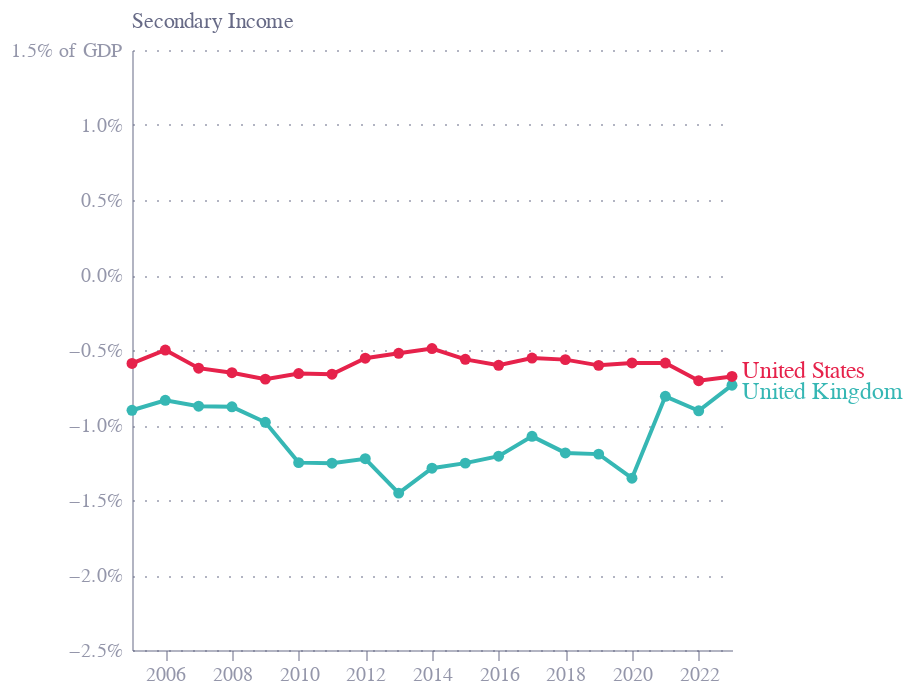

The notebook cell saved with this chart:
### Code cell
secondary_chart.properties(
    title=alt.TitleParams(
        text="Secondary Income",
        color="#676A86",
        fontWeight="normal",
        anchor="start",
        frame="group",
        fontSize=11,
        dx=0,
    )
)

### Figure 1 — Vega-Lite specification as saved in the notebook (floating-point values rounded to 4 significant figures)
{"config": {"font": "Circular Std", "mark": {"line": {"interpolate": "monotone"}}, "view": {"stroke": "transparent", "width": 400, "height": 300}, "range": {"category": ["#36B7B4", "#E6224B", "#F4C245", "#0063AF", "#00A767", "#179FDB", "#EB5C2E"], "diverging": ["#E6224B", "#E54753", "#C9C9C9", "#179FDB", "#122B39"], "heatmap": ["#C9C9C9", "#179FDB", "#0063AF", "#122B39"], "ordinal": ["#00A767", "#36B7B4", "#179FDB", "#0063AF", "#243B5A"]}, "axisX": {"domainColor": "#676A86", "domainOpacity": 0.5, "grid": false, "labelAngle": 0, "labelColor": "#676A86", "labelOpacity": 0.7, "orient": "bottom", "tickColor": "#676A86", "tickCount": 10, "tickOpacity": 0.5, "title": false, "titleAlign": "center", "titleAnchor": "middle", "titleColor": "#676A86", "titleFontSize": 12, "titleOpacity": 0.8, "titleY": -15}, "axisY": {"domainColor": "#676A86", "domainOpacity": 0.5, "gridColor": "#676A86", "gridDash": [1, 5], "gridOpacity": 0.5, "labelColor": "#676A86", "labelOpacity": 0.7, "labelPadding": 5, "tickColor": "#676A86", "tickCount": 8, "tickOpacity": 0.5, "ticks": false, "titleAlign": "left", "titleAngle": 0, "titleBaseline": "bottom", "titleColor": "#676A86", "titleFontSize": 12, "titleOpacity": 0.8, "titleX": 0, "titleY": -7}}, "layer": [{"mark": {"type": "line", "point": true}, "encoding": {"color": {"field": "COUNTRY", "title": "Country", "type": "nominal"}, "tooltip": [{"field": "COUNTRY", "type": "nominal"}, {"field": "TIME_PERIOD", "type": "temporal"}, {"field": "Pct of GDP", "format": ".2%", "type": "quantitative"}], "x": {"field": "TIME_PERIOD", "title": "", "type": "temporal"}, "y": {"axis": {"format": ",.1%", "labelExpr": "datum.label + (datum.value == 0.015 ? ' of GDP ' : '')"}, "field": "Pct of GDP", "scale": {"domain": [-0.025, 0.015]}, "title": "", "type": "quantitative"}}, "transform": [{"filter": "(datum.Account === 'Secondary income')"}]}, {"mark": {"type": "text", "align": "left", "baseline": "middle", "dx": 5, "dy": {"expr": "datum.COUNTRY == 'United States' ? -3 : 3"}, "fontSize": 12, "fontWeight": "normal"}, "encoding": {"color": {"field": "COUNTRY", "legend": null, "title": "Country", "type": "nominal"}, "text": {"field": "end_label", "type": "nominal"}, "x": {"field": "TIME_PERIOD", "type": "temporal"}, "y": {"field": "Pct of GDP", "type": "quantitative"}}, "transform": [{"filter": "datum.end_label != '' & datum.Account == 'Secondary income'"}]}], "data": {"name": "data-6fed56eb2dbb23e78f7623db39b368af"}, "height": 300, "title": {"text": "Secondary Income", "anchor": "start", "color": "#676A86", "dx": 0, "fontSize": 11, "fontWeight": "normal", "frame": "group"}, "width": 300, "$schema": "https://vega.github.io/schema/vega-lite/v5.20.1.json", "datasets": {"data-6fed56eb2dbb23e78f7623db39b368af": [{"COUNTRY": "United Kingdom", "TIME_PERIOD": "2005-01-01T00:00:00", "Account": "Primary income", "Credit": 363800000000.0, "Debit": 336900000000.0, "Net": 26900000000.0, "GDP": 2543000000000.0, "Pct of GDP": 0.01058, "end_label": ""}, {"COUNTRY": "United Kingdom", "TIME_PERIOD": "2005-01-01T00:00:00", "Account": "Secondary income", "Credit": 35720000000.0, "Debit": 58650000000.0, "Net": -22930000000.0, "GDP": 2543000000000.0, "Pct of GDP": -0.009018, "end_label": ""}, {"COUNTRY": "United Kingdom", "TIME_PERIOD": "2006-01-01T00:00:00", "Account": "Primary income", "Credit": 474600000000.0, "Debit": 485600000000.0, "Net": -10970000000.0, "GDP": 2708000000000.0, "Pct of GDP": -0.004051, "end_label": ""}, {"COUNTRY": "United Kingdom", "TIME_PERIOD": "2006-01-01T00:00:00", "Account": "Secondary income", "Credit": 38720000000.0, "Debit": 61350000000.0, "Net": -22630000000.0, "GDP": 2708000000000.0, "Pct of GDP": -0.008356, "end_label": ""}, {"COUNTRY": "United Kingdom", "TIME_PERIOD": "2007-01-01T00:00:00", "Account": "Primary income", "Credit": 639500000000.0, "Debit": 667800000000.0, "Net": -28350000000.0, "GDP": 3091000000000.0, "Pct of GDP": -0.009174, "end_label": ""}, {"COUNTRY": "United Kingdom", "TIME_PERIOD": "2007-01-01T00:00:00", "Account": "Secondary income", "Credit": 33810000000.0, "Debit": 60840000000.0, "Net": -27030000000.0, "GDP": 3091000000000.0, "Pct of GDP": -0.008746, "end_label": ""}, {"COUNTRY": "United Kingdom", "TIME_PERIOD": "2008-01-01T00:00:00", "Account": "Primary income", "Credit": 564300000000.0, "Debit": 600200000000.0, "Net": -35920000000.0, "GDP": 2929000000000.0, "Pct of GDP": -0.01226, "end_label": ""}, {"COUNTRY": "United Kingdom", "TIME_PERIOD": "2008-01-01T00:00:00", "Account": "Secondary income", "Credit": 40400000000.0, "Debit": 66150000000.0, "Net": -25750000000.0, "GDP": 2929000000000.0, "Pct of GDP": -0.008789, "end_label": ""}, {"COUNTRY": "United Kingdom", "TIME_PERIOD": "2009-01-01T00:00:00", "Account": "Primary income", "Credit": 286700000000.0, "Debit": 306100000000.0, "Net": -19460000000.0, "GDP": 2413000000000.0, "Pct of GDP": -0.008065, "end_label": ""}, {"COUNTRY": "United Kingdom", "TIME_PERIOD": "2009-01-01T00:00:00", "Account": "Secondary income", "Credit": 32610000000.0, "Debit": 56300000000.0, "Net": -23690000000.0, "GDP": 2413000000000.0, "Pct of GDP": -0.009819, "end_label": ""}, {"COUNTRY": "United Kingdom", "TIME_PERIOD": "2010-01-01T00:00:00", "Account": "Primary income", "Credit": 280100000000.0, "Debit": 279000000000.0, "Net": 1131000000.0, "GDP": 2485000000000.0, "Pct of GDP": 0.0004551, "end_label": ""}, {"COUNTRY": "United Kingdom", "TIME_PERIOD": "2010-01-01T00:00:00", "Account": "Secondary income", "Credit": 30760000000.0, "Debit": 61860000000.0, "Net": -31090000000.0, "GDP": 2485000000000.0, "Pct of GDP": -0.01251, "end_label": ""}, {"COUNTRY": "United Kingdom", "TIME_PERIOD": "2011-01-01T00:00:00", "Account": "Primary income", "Credit": 333000000000.0, "Debit": 321900000000.0, "Net": 11190000000.0, "GDP": 2664000000000.0, "Pct of GDP": 0.004199, "end_label": ""}, {"COUNTRY": "United Kingdom", "TIME_PERIOD": "2011-01-01T00:00:00", "Account": "Secondary income", "Credit": 33150000000.0, "Debit": 66570000000.0, "Net": -33420000000.0, "GDP": 2664000000000.0, "Pct of GDP": -0.01255, "end_label": ""}, {"COUNTRY": "United Kingdom", "TIME_PERIOD": "2012-01-01T00:00:00", "Account": "Primary income", "Credit": 279300000000.0, "Debit": 304500000000.0, "Net": -25230000000.0, "GDP": 2707000000000.0, "Pct of GDP": -0.00932, "end_label": ""}, {"COUNTRY": "United Kingdom", "TIME_PERIOD": "2012-01-01T00:00:00", "Account": "Secondary income", "Credit": 35780000000.0, "Debit": 68940000000.0, "Net": -33160000000.0, "GDP": 2707000000000.0, "Pct of GDP": -0.01225, "end_label": ""}, {"COUNTRY": "United Kingdom", "TIME_PERIOD": "2013-01-01T00:00:00", "Account": "Primary income", "Credit": 256500000000.0, "Debit": 305700000000.0, "Net": -49240000000.0, "GDP": 2785000000000.0, "Pct of GDP": -0.01768, "end_label": ""}, {"COUNTRY": "United Kingdom", "TIME_PERIOD": "2013-01-01T00:00:00", "Account": "Secondary income", "Credit": 40220000000.0, "Debit": 80710000000.0, "Net": -40490000000.0, "GDP": 2785000000000.0, "Pct of GDP": -0.01454, "end_label": ""}, {"COUNTRY": "United Kingdom", "TIME_PERIOD": "2014-01-01T00:00:00", "Account": "Primary income", "Credit": 244700000000.0, "Debit": 299500000000.0, "Net": -54750000000.0, "GDP": 3065000000000.0, "Pct of GDP": -0.01787, "end_label": ""}, {"COUNTRY": "United Kingdom", "TIME_PERIOD": "2014-01-01T00:00:00", "Account": "Secondary income", "Credit": 43100000000.0, "Debit": 82570000000.0, "Net": -39470000000.0, "GDP": 3065000000000.0, "Pct of GDP": -0.01288, "end_label": ""}, {"COUNTRY": "United Kingdom", "TIME_PERIOD": "2015-01-01T00:00:00", "Account": "Primary income", "Credit": 209500000000.0, "Debit": 273200000000.0, "Net": -63690000000.0, "GDP": 2928000000000.0, "Pct of GDP": -0.02175, "end_label": ""}, {"COUNTRY": "United Kingdom", "TIME_PERIOD": "2015-01-01T00:00:00", "Account": "Secondary income", "Credit": 38480000000.0, "Debit": 75200000000.0, "Net": -36720000000.0, "GDP": 2928000000000.0, "Pct of GDP": -0.01254, "end_label": ""}, {"COUNTRY": "United Kingdom", "TIME_PERIOD": "2016-01-01T00:00:00", "Account": "Primary income", "Credit": 189300000000.0, "Debit": 253900000000.0, "Net": -64590000000.0, "GDP": 2689000000000.0, "Pct of GDP": -0.02402, "end_label": ""}, {"COUNTRY": "United Kingdom", "TIME_PERIOD": "2016-01-01T00:00:00", "Account": "Secondary income", "Credit": 38430000000.0, "Debit": 70910000000.0, "Net": -32480000000.0, "GDP": 2689000000000.0, "Pct of GDP": -0.01208, "end_label": ""}, {"COUNTRY": "United Kingdom", "TIME_PERIOD": "2017-01-01T00:00:00", "Account": "Primary income", "Credit": 245200000000.0, "Debit": 274200000000.0, "Net": -28990000000.0, "GDP": 2680000000000.0, "Pct of GDP": -0.01082, "end_label": ""}, {"COUNTRY": "United Kingdom", "TIME_PERIOD": "2017-01-01T00:00:00", "Account": "Secondary income", "Credit": 36540000000.0, "Debit": 65370000000.0, "Net": -28830000000.0, "GDP": 2680000000000.0, "Pct of GDP": -0.01076, "end_label": ""}, {"COUNTRY": "United Kingdom", "TIME_PERIOD": "2018-01-01T00:00:00", "Account": "Primary income", "Credit": 292400000000.0, "Debit": 331300000000.0, "Net": -38980000000.0, "GDP": 2871000000000.0, "Pct of GDP": -0.01358, "end_label": ""}, {"COUNTRY": "United Kingdom", "TIME_PERIOD": "2018-01-01T00:00:00", "Account": "Secondary income", "Credit": 45720000000.0, "Debit": 79770000000.0, "Net": -34050000000.0, "GDP": 2871000000000.0, "Pct of GDP": -0.01186, "end_label": ""}, {"COUNTRY": "United Kingdom", "TIME_PERIOD": "2019-01-01T00:00:00", "Account": "Primary income", "Credit": 291600000000.0, "Debit": 294300000000.0, "Net": -2688000000.0, "GDP": 2851000000000.0, "Pct of GDP": -0.0009426, "end_label": ""}, {"COUNTRY": "United Kingdom", "TIME_PERIOD": "2019-01-01T00:00:00", "Account": "Secondary income", "Credit": 34990000000.0, "Debit": 69030000000.0, "Net": -34050000000.0, "GDP": 2851000000000.0, "Pct of GDP": -0.01194, "end_label": ""}, {"COUNTRY": "United Kingdom", "TIME_PERIOD": "2020-01-01T00:00:00", "Account": "Primary income", "Credit": 176600000000.0, "Debit": 233700000000.0, "Net": -57100000000.0, "GDP": 2697000000000.0, "Pct of GDP": -0.02117, "end_label": ""}, {"COUNTRY": "United Kingdom", "TIME_PERIOD": "2020-01-01T00:00:00", "Account": "Secondary income", "Credit": 33760000000.0, "Debit": 70290000000.0, "Net": -36530000000.0, "GDP": 2697000000000.0, "Pct of GDP": -0.01354, "end_label": ""}, {"COUNTRY": "United Kingdom", "TIME_PERIOD": "2021-01-01T00:00:00", "Account": "Primary income", "Credit": 293700000000.0, "Debit": 275200000000.0, "Net": 18540000000.0, "GDP": 3143000000000.0, "Pct of GDP": 0.005899, "end_label": ""}, {"COUNTRY": "United Kingdom", "TIME_PERIOD": "2021-01-01T00:00:00", "Account": "Secondary income", "Credit": 37660000000.0, "Debit": 63080000000.0, "Net": -25420000000.0, "GDP": 3143000000000.0, "Pct of GDP": -0.008086, "end_label": ""}, {"COUNTRY": "United Kingdom", "TIME_PERIOD": "2022-01-01T00:00:00", "Account": "Primary income", "Credit": 349900000000.0, "Debit": 333800000000.0, "Net": 16090000000.0, "GDP": 3114000000000.0, "Pct of GDP": 0.005165, "end_label": ""}, {"COUNTRY": "United Kingdom", "TIME_PERIOD": "2022-01-01T00:00:00", "Account": "Secondary income", "Credit": 36700000000.0, "Debit": 64880000000.0, "Net": -28190000000.0, "GDP": 3114000000000.0, "Pct of GDP": -0.009051, "end_label": ""}, {"COUNTRY": "United Kingdom", "TIME_PERIOD": "2023-01-01T00:00:00", "Account": "Primary income", "Credit": 476700000000.0, "Debit": 499400000000.0, "Net": -22760000000.0, "GDP": 3381000000000.0, "Pct of GDP": -0.006733, "end_label": "United Kingdom"}, {"COUNTRY": "United Kingdom", "TIME_PERIOD": "2023-01-01T00:00:00", "Account": "Secondary income", "Credit": 39230000000.0, "Debit": 64070000000.0, "Net": -24840000000.0, "GDP": 3381000000000.0, "Pct of GDP": -0.007347, "end_label": "United Kingdom"}, {"COUNTRY": "United States", "TIME_PERIOD": "2005-01-01T00:00:00", "Account": "Primary income", "Credit": 536300000000.0, "Debit": 492100000000.0, "Net": 44180000000.0, "GDP": 13040000000000.0, "Pct of GDP": 0.003389, "end_label": ""}, {"COUNTRY": "United States", "TIME_PERIOD": "2005-01-01T00:00:00", "Account": "Secondary income", "Credit": 65360000000.0, "Debit": 142200000000.0, "Net": -76880000000.0, "GDP": 13040000000000.0, "Pct of GDP": -0.005896, "end_label": ""}, {"COUNTRY": "United States", "TIME_PERIOD": "2006-01-01T00:00:00", "Account": "Primary income", "Credit": 669900000000.0, "Debit": 653900000000.0, "Net": 15980000000.0, "GDP": 13820000000000.0, "Pct of GDP": 0.001157, "end_label": ""}, {"COUNTRY": "United States", "TIME_PERIOD": "2006-01-01T00:00:00", "Account": "Secondary income", "Credit": 70310000000.0, "Debit": 139400000000.0, "Net": -69090000000.0, "GDP": 13820000000000.0, "Pct of GDP": -0.005001, "end_label": ""}, {"COUNTRY": "United States", "TIME_PERIOD": "2007-01-01T00:00:00", "Account": "Primary income", "Credit": 816900000000.0, "Debit": 752600000000.0, "Net": 64360000000.0, "GDP": 14470000000000.0, "Pct of GDP": 0.004446, "end_label": ""}, {"COUNTRY": "United States", "TIME_PERIOD": "2007-01-01T00:00:00", "Account": "Secondary income", "Credit": 70180000000.0, "Debit": 160100000000.0, "Net": -89910000000.0, "GDP": 14470000000000.0, "Pct of GDP": -0.006212, "end_label": ""}, {"COUNTRY": "United States", "TIME_PERIOD": "2008-01-01T00:00:00", "Account": "Primary income", "Credit": 820200000000.0, "Debit": 708200000000.0, "Net": 112000000000.0, "GDP": 14770000000000.0, "Pct of GDP": 0.007584, "end_label": ""}, {"COUNTRY": "United States", "TIME_PERIOD": "2008-01-01T00:00:00", "Account": "Secondary income", "Credit": 84550000000.0, "Debit": 180700000000.0, "Net": -96190000000.0, "GDP": 14770000000000.0, "Pct of GDP": -0.006513, "end_label": ""}, {"COUNTRY": "United States", "TIME_PERIOD": "2009-01-01T00:00:00", "Account": "Primary income", "Credit": 653200000000.0, "Debit": 537700000000.0, "Net": 115500000000.0, "GDP": 14480000000000.0, "Pct of GDP": 0.00798, "end_label": ""}, {"COUNTRY": "United States", "TIME_PERIOD": "2009-01-01T00:00:00", "Account": "Secondary income", "Credit": 85160000000.0, "Debit": 185700000000.0, "Net": -100500000000.0, "GDP": 14480000000000.0, "Pct of GDP": -0.006941, "end_label": ""}, {"COUNTRY": "United States", "TIME_PERIOD": "2010-01-01T00:00:00", "Account": "Primary income", "Credit": 723200000000.0, "Debit": 553300000000.0, "Net": 169900000000.0, "GDP": 15050000000000.0, "Pct of GDP": 0.01129, "end_label": ""}, {"COUNTRY": "United States", "TIME_PERIOD": "2010-01-01T00:00:00", "Account": "Secondary income", "Credit": 91910000000.0, "Debit": 190700000000.0, "Net": -98840000000.0, "GDP": 15050000000000.0, "Pct of GDP": -0.006568, "end_label": ""}, {"COUNTRY": "United States", "TIME_PERIOD": "2011-01-01T00:00:00", "Account": "Primary income", "Credit": 791500000000.0, "Debit": 589000000000.0, "Net": 202400000000.0, "GDP": 15600000000000.0, "Pct of GDP": 0.01298, "end_label": ""}, {"COUNTRY": "United States", "TIME_PERIOD": "2011-01-01T00:00:00", "Account": "Secondary income", "Credit": 101700000000.0, "Debit": 204900000000.0, "Net": -103200000000.0, "GDP": 15600000000000.0, "Pct of GDP": -0.006616, "end_label": ""}, {"COUNTRY": "United States", "TIME_PERIOD": "2012-01-01T00:00:00", "Account": "Primary income", "Credit": 791700000000.0, "Debit": 593800000000.0, "Net": 197900000000.0, "GDP": 16250000000000.0, "Pct of GDP": 0.01218, "end_label": ""}, {"COUNTRY": "United States", "TIME_PERIOD": "2012-01-01T00:00:00", "Account": "Secondary income", "Credit": 112100000000.0, "Debit": 202200000000.0, "Net": -90130000000.0, "GDP": 16250000000000.0, "Pct of GDP": -0.005545, "end_label": ""}, {"COUNTRY": "United States", "TIME_PERIOD": "2013-01-01T00:00:00", "Account": "Primary income", "Credit": 811600000000.0, "Debit": 616000000000.0, "Net": 195500000000.0, "GDP": 16880000000000.0, "Pct of GDP": 0.01158, "end_label": ""}, {"COUNTRY": "United States", "TIME_PERIOD": "2013-01-01T00:00:00", "Account": "Secondary income", "Credit": 125800000000.0, "Debit": 213900000000.0, "Net": -88120000000.0, "GDP": 16880000000000.0, "Pct of GDP": -0.00522, "end_label": ""}, {"COUNTRY": "United States", "TIME_PERIOD": "2014-01-01T00:00:00", "Account": "Primary income", "Credit": 845900000000.0, "Debit": 645600000000.0, "Net": 200300000000.0, "GDP": 17610000000000.0, "Pct of GDP": 0.01138, "end_label": ""}, {"COUNTRY": "United States", "TIME_PERIOD": "2014-01-01T00:00:00", "Account": "Secondary income", "Credit": 140600000000.0, "Debit": 226900000000.0, "Net": -86340000000.0, "GDP": 17610000000000.0, "Pct of GDP": -0.004903, "end_label": ""}, {"COUNTRY": "United States", "TIME_PERIOD": "2015-01-01T00:00:00", "Account": "Primary income", "Credit": 824900000000.0, "Debit": 639700000000.0, "Net": 185200000000.0, "GDP": 18300000000000.0, "Pct of GDP": 0.01012, "end_label": ""}, {"COUNTRY": "United States", "TIME_PERIOD": "2015-01-01T00:00:00", "Account": "Secondary income", "Credit": 132900000000.0, "Debit": 235700000000.0, "Net": -102900000000.0, "GDP": 18300000000000.0, "Pct of GDP": -0.005623, "end_label": ""}, {"COUNTRY": "United States", "TIME_PERIOD": "2016-01-01T00:00:00", "Account": "Primary income", "Credit": 857200000000.0, "Debit": 660800000000.0, "Net": 196400000000.0, "GDP": 18800000000000.0, "Pct of GDP": 0.01045, "end_label": ""}, {"COUNTRY": "United States", "TIME_PERIOD": "2016-01-01T00:00:00", "Account": "Secondary income", "Credit": 141100000000.0, "Debit": 254300000000.0, "Net": -113200000000.0, "GDP": 18800000000000.0, "Pct of GDP": -0.00602, "end_label": ""}, {"COUNTRY": "United States", "TIME_PERIOD": "2017-01-01T00:00:00", "Account": "Primary income", "Credit": 995400000000.0, "Debit": 737500000000.0, "Net": 257900000000.0, "GDP": 19610000000000.0, "Pct of GDP": 0.01315, "end_label": ""}, {"COUNTRY": "United States", "TIME_PERIOD": "2017-01-01T00:00:00", "Account": "Secondary income", "Credit": 160500000000.0, "Debit": 269100000000.0, "Net": -108600000000.0, "GDP": 19610000000000.0, "Pct of GDP": -0.005538, "end_label": ""}, {"COUNTRY": "United States", "TIME_PERIOD": "2018-01-01T00:00:00", "Account": "Primary income", "Credit": 1103000000000.0, "Debit": 847700000000.0, "Net": 255300000000.0, "GDP": 20660000000000.0, "Pct of GDP": 0.01236, "end_label": ""}, {"COUNTRY": "United States", "TIME_PERIOD": "2018-01-01T00:00:00", "Account": "Secondary income", "Credit": 148600000000.0, "Debit": 265100000000.0, "Net": -116500000000.0, "GDP": 20660000000000.0, "Pct of GDP": -0.005641, "end_label": ""}, {"COUNTRY": "United States", "TIME_PERIOD": "2019-01-01T00:00:00", "Account": "Primary income", "Credit": 1139000000000.0, "Debit": 891900000000.0, "Net": 247400000000.0, "GDP": 21540000000000.0, "Pct of GDP": 0.01149, "end_label": ""}, {"COUNTRY": "United States", "TIME_PERIOD": "2019-01-01T00:00:00", "Account": "Secondary income", "Credit": 156700000000.0, "Debit": 286400000000.0, "Net": -129800000000.0, "GDP": 21540000000000.0, "Pct of GDP": -0.006024, "end_label": ""}, {"COUNTRY": "United States", "TIME_PERIOD": "2020-01-01T00:00:00", "Account": "Primary income", "Credit": 954000000000.0, "Debit": 776300000000.0, "Net": 177700000000.0, "GDP": 21350000000000.0, "Pct of GDP": 0.008322, "end_label": ""}, {"COUNTRY": "United States", "TIME_PERIOD": "2020-01-01T00:00:00", "Account": "Secondary income", "Credit": 167200000000.0, "Debit": 292400000000.0, "Net": -125200000000.0, "GDP": 21350000000000.0, "Pct of GDP": -0.005864, "end_label": ""}, {"COUNTRY": "United States", "TIME_PERIOD": "2021-01-01T00:00:00", "Account": "Primary income", "Credit": 1049000000000.0, "Debit": 929500000000.0, "Net": 119100000000.0, "GDP": 23680000000000.0, "Pct of GDP": 0.005027, "end_label": ""}, {"COUNTRY": "United States", "TIME_PERIOD": "2021-01-01T00:00:00", "Account": "Secondary income", "Credit": 175200000000.0, "Debit": 314200000000.0, "Net": -139000000000.0, "GDP": 23680000000000.0, "Pct of GDP": -0.005868, "end_label": ""}, {"COUNTRY": "United States", "TIME_PERIOD": "2022-01-01T00:00:00", "Account": "Primary income", "Credit": 1184000000000.0, "Debit": 1068000000000.0, "Net": 116000000000.0, "GDP": 26010000000000.0, "Pct of GDP": 0.004459, "end_label": ""}, {"COUNTRY": "United States", "TIME_PERIOD": "2022-01-01T00:00:00", "Account": "Secondary income", "Credit": 188700000000.0, "Debit": 372000000000.0, "Net": -183300000000.0, "GDP": 26010000000000.0, "Pct of GDP": -0.007048, "end_label": ""}, {"COUNTRY": "United States", "TIME_PERIOD": "2023-01-01T00:00:00", "Account": "Primary income", "Credit": 1377000000000.0, "Debit": 1310000000000.0, "Net": 67030000000.0, "GDP": 27720000000000.0, "Pct of GDP": 0.002418, "end_label": "United States"}, {"COUNTRY": "United States", "TIME_PERIOD": "2023-01-01T00:00:00", "Account": "Secondary income", "Credit": 196600000000.0, "Debit": 384200000000.0, "Net": -187500000000.0, "GDP": 27720000000000.0, "Pct of GDP": -0.006764, "end_label": "United States"}]}}
